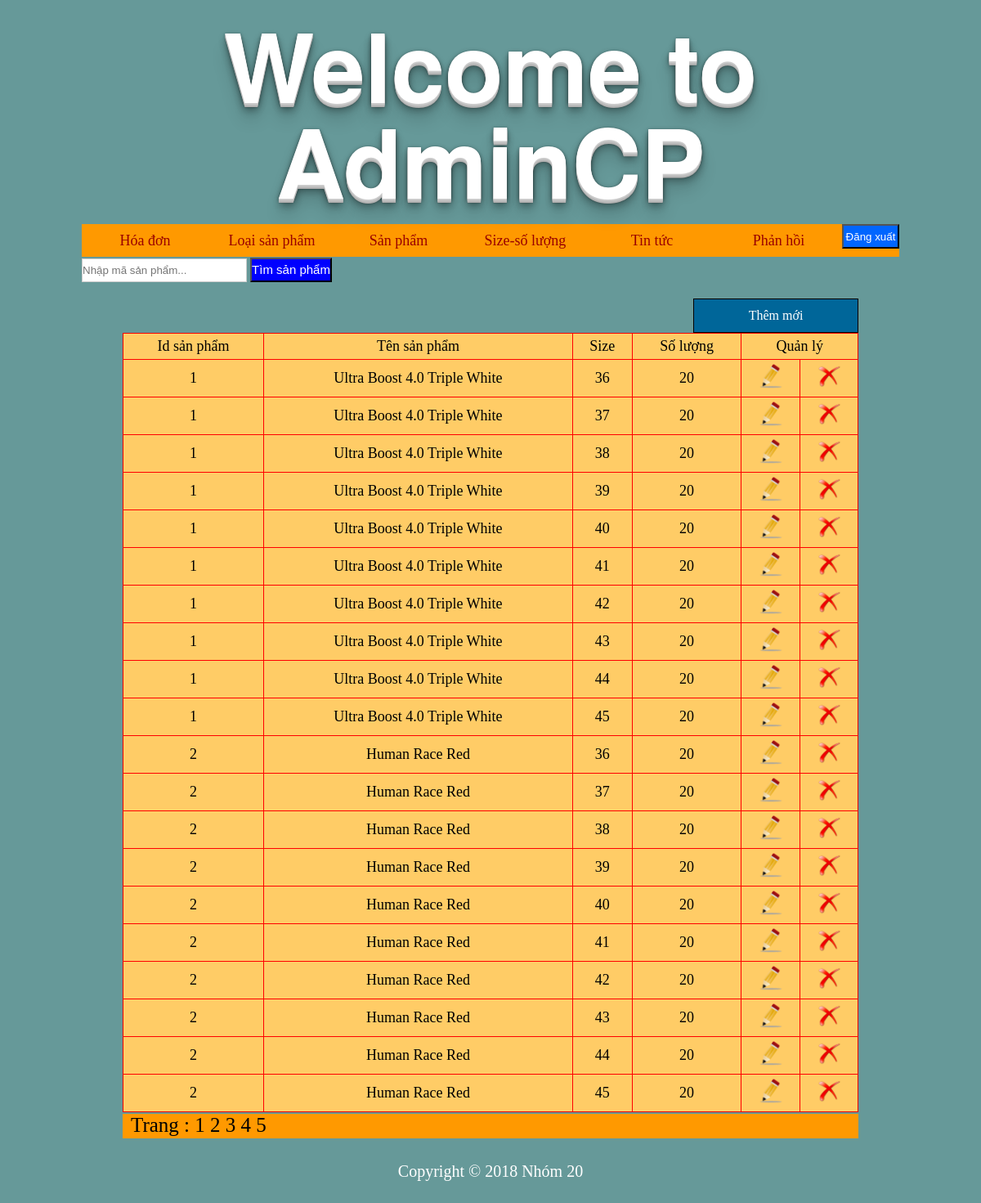
The app's page /admincp/index.php?quanly=size_soluong&ac=lietke (signed in) with its own data.
### tables this page shows
CREATE TABLE `size_soluong` (
  `idsp` int(11) NOT NULL,
  `size` int(2) NOT NULL COMMENT '36,37,38,39,40,41,42,43,44,45',
  `soluong` int(5) NOT NULL
);

CREATE TABLE `sanpham` (
  `idsp` int(11) NOT NULL,
  `tensp` varchar(255) NOT NULL,
  `masp` varchar(255) NOT NULL,
  `hinhanh` varchar(255) NOT NULL,
  `idthuonghieu` tinyint(1) NOT NULL COMMENT '0:Adidas - 1:Nike',
  `dongia` int(11) NOT NULL COMMENT 'VND',
  `idloaisp` int(5) NOT NULL,
  `noidung` varchar(10000) NOT NULL
);

### admincp/modules/quanlysize_soluong/lietke.php (the view)
<?php
	if(isset($_GET['trang'])){
		$trang=$_GET['trang'];
	}else{
		$trang='';
	}
	if($trang =='' || $trang =='1'){
		$trang1=0;
	}else{
		$trang1=($trang*20)-20;
	}
	$sql_lietkesp="select * from sanpham,size_soluong where sanpham.idsp=size_soluong.idsp order by sanpham.idsp asc limit $trang1,20";
	$row_lietkesp=mysqli_query($conn,$sql_lietkesp);
?>
<div class="button_them">
  <a href="index.php?quanly=size_soluong&ac=them">Thêm mới</a>
</div>
<table border="1">
  <tr>
    <td>Id sản phẩm</td>
    <td>Tên sản phẩm</td>
    <td>Size</td>
    <td>Số lượng</td>
    <td colspan="2">Quản lý</td>
  </tr>
  <?php
  while($dong=mysqli_fetch_array($row_lietkesp)){
  ?>
  <tr>
    <td><?php  echo $dong['idsp'];?></td>
    <td><?php  echo $dong['tensp'];?></td>
    <td><?php echo $dong['size'] ?></td>
    <td><?php echo $dong['soluong'] ?></td>
    <td>
      <a href="index.php?quanly=size_soluong&ac=sua&id=<?php echo $dong['idsp'] ?>&size=<?php echo $dong['size'] ?>" >
        <center><img src="../Images/edit.png" width="30" height="30" /></center>
      </a>
    </td>
    <td>
      <a href="modules/quanlysize_soluong/xuly.php?id=<?php echo $dong['idsp'] ?>&size=<?php echo $dong['size'] ?>">
        <center><img src="../Images/delete.png" width="30" height="30"/></center>
      </a>
    </td>
  </tr>
  <?php
  }
  ?>
</table>
<div class="trang">
	Trang :
  <?php
	$sql_trang=mysqli_query($conn,"select * from size_soluong");
	$count_trang=mysqli_num_rows($sql_trang);
	$a=ceil($count_trang/20);
	for($b=1;$b<=$a;$b++){
		if($trang==$b){
      echo '<a href="index.php?quanly=size_soluong&ac=lietke&trang='.$b.'" style="text-decoration:underline;color:red;">'.$b.' ' .'</a>';
    }else{
		  echo '<a href="index.php?quanly=size_soluong&ac=lietke&trang='.$b.'" style="text-decoration:none;color:#000;">'.$b.' ' .'</a>';
	   }
	}
	?>
</div>

### admincp/style/admincp.css (style rules this page uses)
body { background:#669999; }
* { padding:0; margin:0; }
table { border-collapse:collapse; width:100%; background-color:#FC6; border:1px solid #F00; }
table tr td { color:#000; font-size:18px; text-align: center; padding:5px; }
.button_them { width:200px; height:40px; border:1px solid #000; text-align:center; background:#069; line-height:40px; color:#fff; float:right; }
.button_them a { color:#fff; display:block; text-decoration:none; }
.trang { width:auto; height:30px; font-size:25px; padding-left:10px; color:#000; margin-top:2px; background:#F90; }

### records on screen
size_soluong: idsp "1", idsp.tensp "Ultra Boost 4.0 Triple White", size "36", soluong "20"
size_soluong: idsp "1", idsp.tensp "Ultra Boost 4.0 Triple White", size "37", soluong "20"
size_soluong: idsp "1", idsp.tensp "Ultra Boost 4.0 Triple White", size "38", soluong "20"
size_soluong: idsp "1", idsp.tensp "Ultra Boost 4.0 Triple White", size "39", soluong "20"
size_soluong: idsp "1", idsp.tensp "Ultra Boost 4.0 Triple White", size "40", soluong "20"
size_soluong: idsp "1", idsp.tensp "Ultra Boost 4.0 Triple White", size "41", soluong "20"
size_soluong: idsp "1", idsp.tensp "Ultra Boost 4.0 Triple White", size "42", soluong "20"
size_soluong: idsp "1", idsp.tensp "Ultra Boost 4.0 Triple White", size "43", soluong "20"
size_soluong: idsp "1", idsp.tensp "Ultra Boost 4.0 Triple White", size "44", soluong "20"
size_soluong: idsp "1", idsp.tensp "Ultra Boost 4.0 Triple White", size "45", soluong "20"
size_soluong: idsp "2", idsp.tensp "Human Race Red", size "36", soluong "20"
size_soluong: idsp "2", idsp.tensp "Human Race Red", size "37", soluong "20"
size_soluong: idsp "2", idsp.tensp "Human Race Red", size "38", soluong "20"
size_soluong: idsp "2", idsp.tensp "Human Race Red", size "39", soluong "20"
size_soluong: idsp "2", idsp.tensp "Human Race Red", size "40", soluong "20"
size_soluong: idsp "2", idsp.tensp "Human Race Red", size "41", soluong "20"
size_soluong: idsp "2", idsp.tensp "Human Race Red", size "42", soluong "20"
size_soluong: idsp "2", idsp.tensp "Human Race Red", size "43", soluong "20"
size_soluong: idsp "2", idsp.tensp "Human Race Red", size "44", soluong "20"
size_soluong: idsp "2", idsp.tensp "Human Race Red", size "45", soluong "20"
